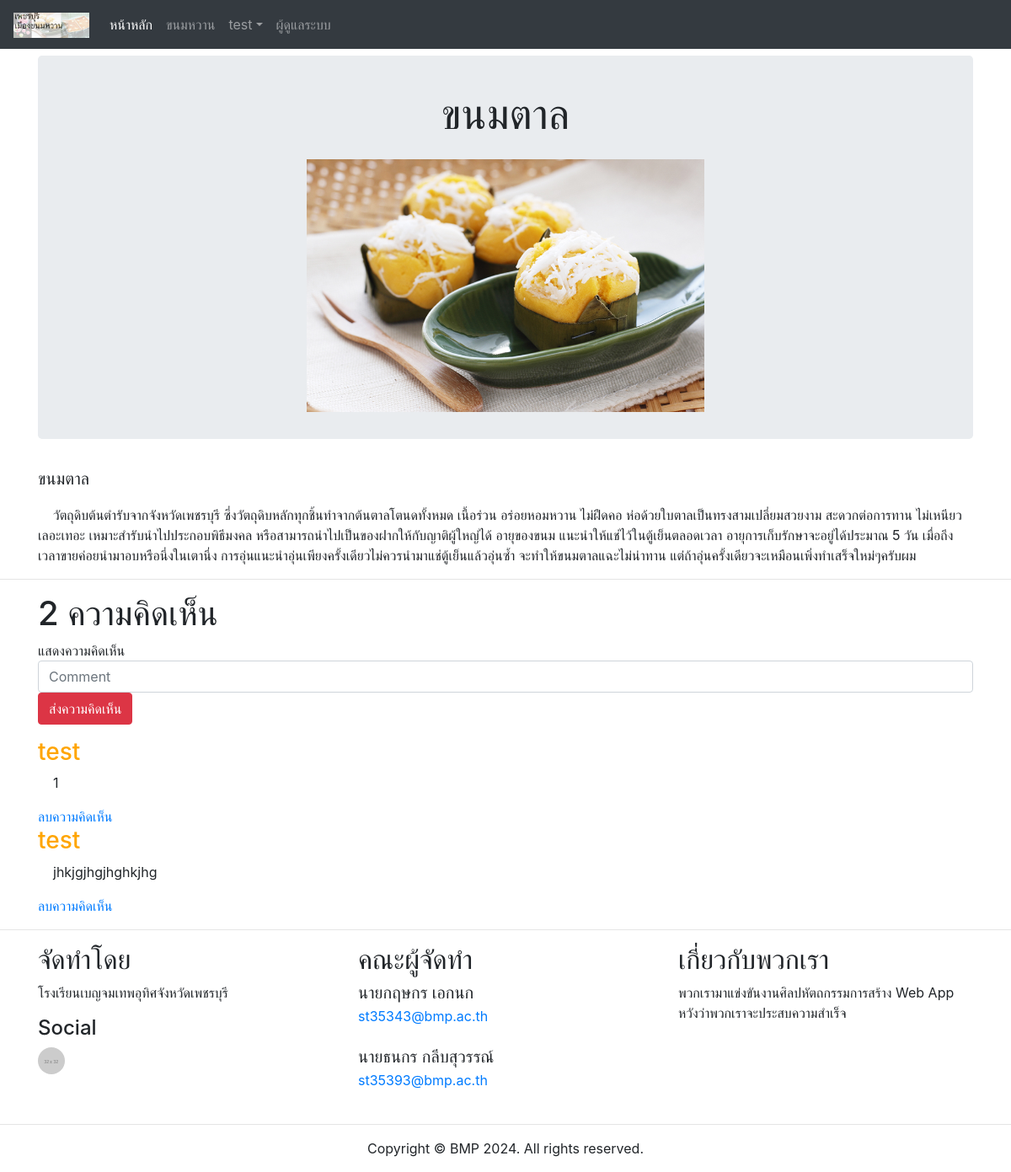
The app's page /select.php?list=2 (signed in) with its own data.
### tables this page shows
CREATE TABLE `menu` (
  `menuId` int(20) NOT NULL,
  `name` varchar(100) DEFAULT NULL,
  `detail` varchar(1000) DEFAULT NULL,
  `pic` varchar(100) DEFAULT NULL
);

CREATE TABLE `comment` (
  `commentId` int(20) NOT NULL,
  `menuId` int(20) DEFAULT NULL,
  `accId` int(20) DEFAULT NULL,
  `comment` varchar(1000) DEFAULT NULL
);

CREATE TABLE `account` (
  `accId` int(20) NOT NULL,
  `username` varchar(100) DEFAULT NULL,
  `email` varchar(100) DEFAULT NULL,
  `password` varchar(100) DEFAULT NULL,
  `role` varchar(100) NOT NULL DEFAULT 'member'
);

### select.php (the view, shortened to what this page needs)
<!DOCTYPE html>
<html lang="en">
  <head>
    <link href="css/bootstrap-4.4.1.css" rel="stylesheet">
    <link rel="stylesheet" href="css/style.css">
  </head>
  <body>
  <nav class="navbar navbar-expand-lg navbar-dark bg-dark">
      <a class="navbar-brand" href="index.php"><img src="images/logo.jpg" height ="30px"></a>
      <div class="collapse navbar-collapse" id="navbarSupportedContent">
        <ul class="navbar-nav mr-auto">
          <li class="nav-item active">
            <a class="nav-link" href="index.php">หน้าหลัก<span class="sr-only">(current)</span></a>
          </li>
          <li class="nav-item">
            <a class="nav-link" href="list.php">ขนมหวาน</a>
          </li>
          <?php
            if(isset($_SESSION["account"])) {
              echo ('
                <li class="nav-item dropdown">
                <a class="nav-link dropdown-toggle" href="#" id="navbarDropdown" role="button" data-toggle="dropdown" aria-haspopup="true" aria-expanded="false">'.$_SESSION["account"]["username"].'</a>
                <div class="dropdown-menu" aria-labelledby="navbarDropdown">
                <a class="dropdown-item" href="account.php">ข้อมูลส่วนตัว</a>
                <div class="dropdown-divider"></div>
                <a class="dropdown-item" href="logout.php">ออกจากระบบ</a>
                </div>
                </li>
                ');
            }
            else {
              echo ('
              <li class="nav-item">
              <a class="nav-link" href="login.php">เข้าสู่ระบบ</a>
              </li>
              ');
            }
          ?>
          <li class="nav-item">
              <a class="nav-link" href="admin.php">ผู้ดูแลระบบ</a>
            </li>
        </ul>
      </div>
    </nav>
    <?php
        if(isset($_GET['list'])) {
            require("connect.php");
            $list = $_GET['list'];
            $query_menu_list = "SELECT * FROM menu WHERE menuId = '$list'";
            $result_menu_list = mysqli_query($conn, $query_menu_list);
            $row = $result_menu_list->fetch_assoc();
        }
        else {
            die(header("location: list.php"));
        }
    ?>
    <div class="container mt-2">
      <div class="row">
        <div class="col-12">
          <div class="jumbotronn" id="left-right">
            <center><p style="font-size: 50px"><?php echo($row['name']); ?></p>
            <img src="images/menu/<?php echo($row['pic']); ?>" alt="" height="300px" > </center>
          </div>
        </div>
      </div>
    </div>
    <div class="container">
        <p style="font-size: 20px"><?php echo($row["name"]); ?></p>
        &nbsp;&nbsp;&nbsp;&nbsp;<?php echo($row["detail"])?>
    </div>
    <hr>
    <?php
        $query_comment = "SELECT * FROM comment WHERE menuId = '$list'";
        $result_comment = mysqli_query($conn, $query_comment);
    ?>
    <div class="container mt-2">
      <div class="row">
        <div class="col-12">
        <h1><?php echo(mysqli_num_rows($result_comment)); ?> ความคิดเห็น</h1>
        <?php
            if(isset($_SESSION["account"])) {
                echo '
                แสดงความคิดเห็น
                <form action="comment.php" method="POST">
                <input type="text" class="form-control" id="priceto" aria-describedby="basic-addon2" required placeholder="Comment" name="comment">
                <p><input type="submit" class="btn btn-danger" role="button" value="ส่งความคิดเห็น"></p>
                </form>
                ';
            }
        ?>
        <?php while ($row = $result_comment->fetch_assoc()):
            $accId = $row["accId"];
            $query_username = "SELECT * FROM account WHERE accId = '$accId'";
            $result_useranme = mysqli_query($conn, $query_username);
            $row_acc = $result_useranme->fetch_assoc();
            $name = $row_acc["username"];
        ?>
            <h3 style="color: orange;"><?php echo($name) ?></h3>
            <p style="text-size: 18px">&nbsp;&nbsp;&nbsp;&nbsp;<?php echo($row['comment']) ?></p>
            <?php
            if(isset($_SESSION["account"]["accId"])){
                if($accId == $_SESSION["account"]["accId"]){
                    echo ('<a href="delete_c.php?id='.$row["commentId"].'">ลบความคิดเห็น</a>');
                }
            }
            ?>
        <?php endwhile; ?>
        </div>
      </div>
    </div>
    <hr>
    <div class="container">
      <div class="row">
        <div class="col-lg-4 col-md-6 col-sm-6 mb-md-0 mb-2">
          <h2>จัดทำโดย&nbsp;</h2>
          <address>
          โรงเรียนเบญจมเทพอุทิศจังหวัดเพชรบุรี&nbsp;
          </address>
          <h4>Social</h4>
          <div class="row">
            <div class="col-2"><a href="http://bmp.ac.th"><img class="rounded-circle" src="images/32X32.gif" alt=""></div></a>
          </div>
        </div>
        <div class="col-lg-4 col-md-6 col-12">
          <h2>คณะผู้จัดทำ&nbsp;</h2>
          <ul class="list-unstyled">
            <li class="media">
<div class="media-body">
            <h5 class="mt-0 mb-1">นายกฤษกร เอกนก&nbsp;</h5>
                <p class="mb-0"><a href="mailto:st35343@bmp.ac.th">st35343@bmp.ac.th</a></p>
              </div>
            </li>
            <li class="media my-4">
<div class="media-body">
            <h5 class="mt-0 mb-1">นายธนกร กลีบสุวรรณ์&nbsp;</h5>
                <p class="mb-0"><a href="mailto:st35393@bmp.ac.th">st35393@bmp.ac.th</a></p>
              </div>
            </li>
          </ul>
        </div>
        <div class="col-lg-4 col-12">
          <h2>เกี่ยวกับพวกเรา</h2>
          <p>พวกเรามาแข่งขันงานศิลปหัตถกรรมการสร้าง Web App หวังว่าพวกเราจะประสบความสำเร็จ</p>
        </div>
      </div>
    </div>
    <hr>
    <footer class="text-center">
      <div class="container">
        <div class="row">
          <div class="col-12">
            <p>Copyright © BMP 2024. All rights reserved.</p>
          </div>
        </div>
      </div>
    </footer>
  </body>
</html>

### css/style.css (style rules this page uses)
.jumbotronn { padding: 2rem 1rem; margin-bottom: 2rem; background-color: #e9ecef; border-radius: 0.3rem; }

### records on screen
menu: name "ขนมตาล", pic (picture), detail "วัตถุดิบต้นตำรับจากจังหวัดเพชรบุรี ซึ่งวัตถุดิบหลักทุกชิ้นทำจากต้นตาลโตนดทั้งหมด เนื้อร่วน อร่อยหอมหวาน ไม่ฝืดคอ ห่อด้วยใบตาลเป็นทรงสามเปลี่ยมสวยงาม สะดวกต่อการทาน ไม่เหนียวเลอะเทอะ เหมาะสำรับนำไปประกอบพิธีมงคล หรือสามารถนำไปเป็นของฝากให้กับญาติผู้ใหญ่ได้ อายุของขนม แนะนำให้แช่ไว้ในตู้เย็นตลอดเวลา อายุการเก็บรักษาจะอยู่ได้ประมาณ 5 วัน เมื่อถึงเวลาขายค่อยนำมาอบหรือนึ่งในเตานึ่ง การอุ่นแนะนำอุ่นเพียงครั้งเดียวไม่ควรนำมาแช่ตู้เย็นแล้วอุ่นซ้ำ จะทำให้ขนมตาลแฉะไม่น่าทาน แต่ถ้าอุ่นครั้งเดียวจะเหมือนเพิ่งทำเสร็จใหม่ๆครับผม"
comment: accId.username "test", comment "1"
comment: accId.username "test", comment "jhkjgjhgjhghkjhg"

### other values on screen
$_SESSION["account"]["username"] "test"
mysqli_num_rows($result_comment) "2"
